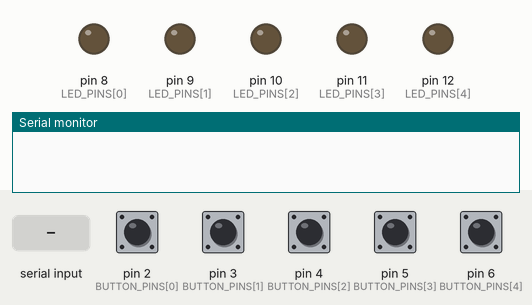
Bench run of a sketch on a simulated Arduino Uno, built with avr-gcc and run on an emulated ATmega328P. On the bench: output pins drawn as LEDs (lit = HIGH), the last lines printed to the serial monitor. The test bench sets the inputs (shaded band); at power-on: pin 2 (BUTTON_PINS[0]), pin 3 (BUTTON_PINS[1]), pin 4 (BUTTON_PINS[2]), pin 5 (BUTTON_PINS[3]), pin 6 (BUTTON_PINS[4]) HIGH. Random numbers use the default seed unless the sketch sets one.

Above: at 1.2 s.
1.3 s: "S" received over Serial
At 4.0 s:
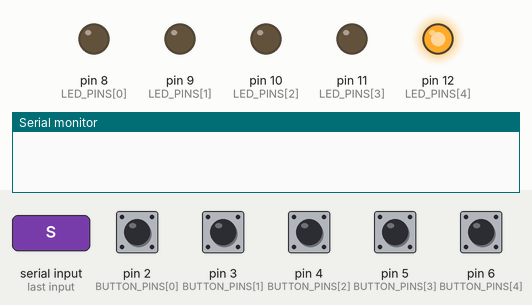
4.3 s: pin 6 (BUTTON_PINS[4]) pulled LOW for 0.15 s
At 5.8 s:
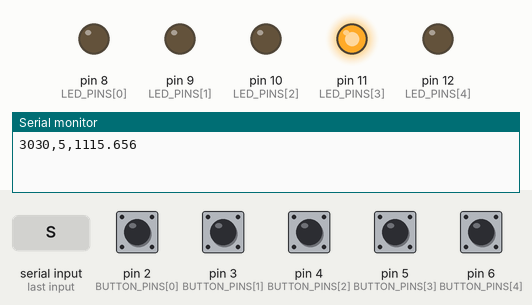
6.9 s: pin 5 (BUTTON_PINS[3]) pulled LOW for 0.15 s
At 9.0 s:
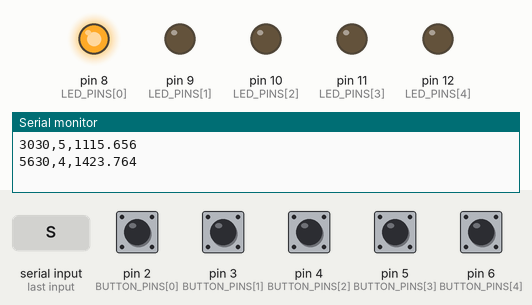
10.0 s: pin 2 (BUTTON_PINS[0]) pulled LOW for 0.15 s
At 13.02 s:
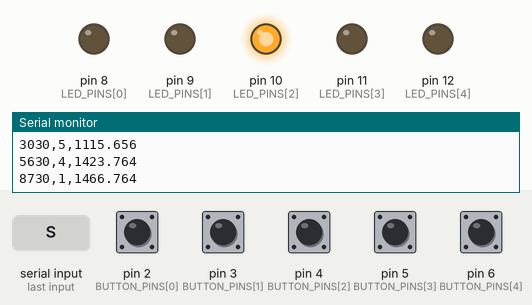
13.1 s: pin 4 (BUTTON_PINS[2]) pulled LOW for 0.15 s
At 13.7 s:
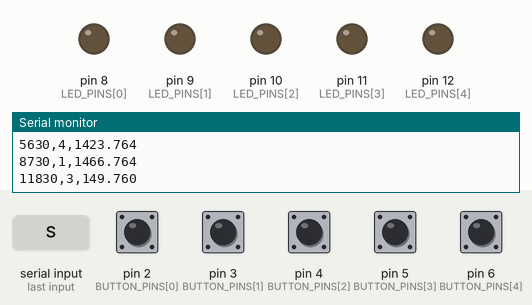
16.2 s: pin 4 (BUTTON_PINS[2]) pulled LOW for 1 s
At 20.9 s:
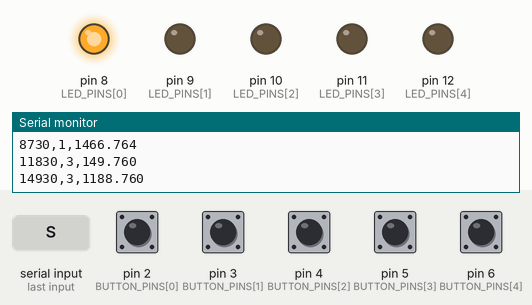
Timing chart, 0 to 21.2 s (numbered marks = the images above; inputs shaded):
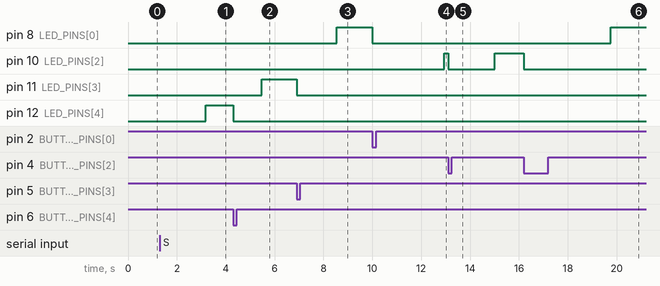

The sketch:

reaction_sensor.ino
```cpp
// Reconstructed Arduino example for the Athlete Reaction Time Training System.
// This is not the original project code and may differ from the prototype software.
// Five illuminated buttons. A random LED lights up; the athlete presses that
// button as fast as possible. Each result is sent over USB serial as CSV:
//     elapsed_ms,button_number,reaction_ms
// MATLAB starts a session by sending the character 'S'.

const uint8_t BUTTON_PINS[5] = {2, 3, 4, 5, 6};    // button -> pin, other side -> GND
const uint8_t LED_PINS[5]    = {8, 9, 10, 11, 12}; // LED in each button (use a resistor)

const int  NUM_ROUNDS    = 20;     // rounds per session
const long MIN_DELAY_MS  = 1000;   // random wait before each light
const long MAX_DELAY_MS  = 3000;
const long DEBOUNCE_MS   = 30;

void allLedsOff() {
  for (int i = 0; i < 5; i++) digitalWrite(LED_PINS[i], LOW);
}

bool anyButtonPressed() {
  for (int i = 0; i < 5; i++) {
    if (digitalRead(BUTTON_PINS[i]) == LOW) return true;
  }
  return false;
}

void runSession() {
  unsigned long sessionStart = millis();

  for (int round = 0; round < NUM_ROUNDS; round++) {
    // Make sure nothing is being held before the next round
    while (anyButtonPressed()) {}
    allLedsOff();

    delay(random(MIN_DELAY_MS, MAX_DELAY_MS + 1));

    int target = random(5);                  // pick a random button
    digitalWrite(LED_PINS[target], HIGH);
    unsigned long lightOn = micros();

    // Wait for the correct button (wrong buttons are ignored)
    while (digitalRead(BUTTON_PINS[target]) == HIGH) {}
    unsigned long reaction = micros() - lightOn;

    digitalWrite(LED_PINS[target], LOW);
    delay(DEBOUNCE_MS);

    Serial.print(millis() - sessionStart);
    Serial.print(',');
    Serial.print(target + 1);
    Serial.print(',');
    Serial.println(reaction / 1000.0, 3);    // reaction time in ms
  }

  Serial.println("DONE");
}

void setup() {
  Serial.begin(115200);
  for (int i = 0; i < 5; i++) {
    pinMode(BUTTON_PINS[i], INPUT_PULLUP);
    pinMode(LED_PINS[i], OUTPUT);
  }
  allLedsOff();
  randomSeed(analogRead(A0));                // A0 left unconnected for noise
}

void loop() {
  if (Serial.available() > 0 && Serial.read() == 'S') {
    runSession();
  }
}
```

Measured:
- after the input at 1.3 s, pin 12 (LED_PINS[4]): LOW → HIGH after 1.9 s
- after the input at 4.3 s, pin 11 (LED_PINS[3]): LOW → HIGH after 1.2 s; pin 12 (LED_PINS[4]): HIGH → LOW at once
- after the input at 6.9 s, pin 8 (LED_PINS[0]): LOW → HIGH after 1.6 s; pin 11 (LED_PINS[3]): HIGH → LOW at once
- after the input at 10.0 s, pin 8 (LED_PINS[0]): HIGH → LOW at once; pin 10 (LED_PINS[2]): LOW → HIGH after 3.0 s
- after the input at 13.1 s, pin 10 (LED_PINS[2]): HIGH → LOW at once, → HIGH 1.9 s later
- after the input at 16.2 s, pin 8 (LED_PINS[0]): LOW → HIGH after 3.6 s; pin 10 (LED_PINS[2]): HIGH → LOW at once
